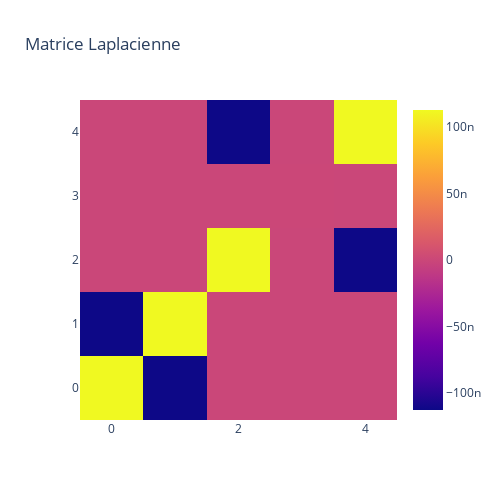

Notebook source saved alongside this figure:
### Code cell
# Création de la figure
heatmap = go.Heatmap(z=laplacian_matrix)
 # Création de la mise en page
layout = go.Layout(title='Matrice Laplacienne',width=500, height=500)


# Création de la figure
fig = go.Figure(data=[heatmap], layout=layout)

# Affichage de la figure
fig.show()

### Figure 1 — Plotly figure (JSON) as saved in the notebook; plotly's stock layout.template omitted (floating-point values rounded to 4 significant figures)
{"data": [{"type": "heatmap", "z": [[1.125e-07, -1.125e-07, -6.64e-36, -3.72e-44, -1.604e-28], [-1.125e-07, 1.125e-07, -5.243e-22, -1.604e-28, -1.604e-28], [-6.64e-36, -5.243e-22, 1.125e-07, -2.32e-16, -1.125e-07], [-3.72e-44, -1.604e-28, -2.32e-16, 2.22e-16, -5.243e-22], [-1.604e-28, -1.604e-28, -1.125e-07, -5.243e-22, 1.125e-07]]}], "layout": {"height": 500, "title": {"text": "Matrice Laplacienne"}, "width": 500}}
